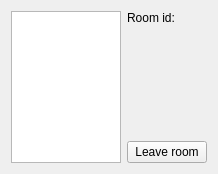
<?xml version="1.0" encoding="UTF-8"?>
<ui version="4.0">
 <class>RoomView</class>
 <widget class="QWidget" name="RoomView">
  <property name="geometry">
   <rect>
    <x>0</x>
    <y>0</y>
    <width>218</width>
    <height>174</height>
   </rect>
  </property>
  <property name="windowTitle">
   <string>Form</string>
  </property>
  <layout class="QHBoxLayout" name="horizontalLayout_2">
   <item>
    <widget class="QListWidget" name="listWidget"/>
   </item>
   <item>
    <layout class="QVBoxLayout" name="verticalLayout">
     <item>
      <widget class="QLabel" name="label">
       <property name="text">
        <string>Room id:</string>
       </property>
      </widget>
     </item>
     <item>
      <widget class="QLabel" name="roomId">
       <property name="text">
        <string/>
       </property>
      </widget>
     </item>
     <item>
      <spacer name="verticalSpacer">
       <property name="orientation">
        <enum>Qt::Vertical</enum>
       </property>
       <property name="sizeHint" stdset="0">
        <size>
         <width>20</width>
         <height>40</height>
        </size>
       </property>
      </spacer>
     </item>
     <item>
      <widget class="QPushButton" name="pushButton">
       <property name="text">
        <string>Leave room</string>
       </property>
      </widget>
     </item>
    </layout>
   </item>
  </layout>
 </widget>
 <resources/>
 <connections/>
</ui>
